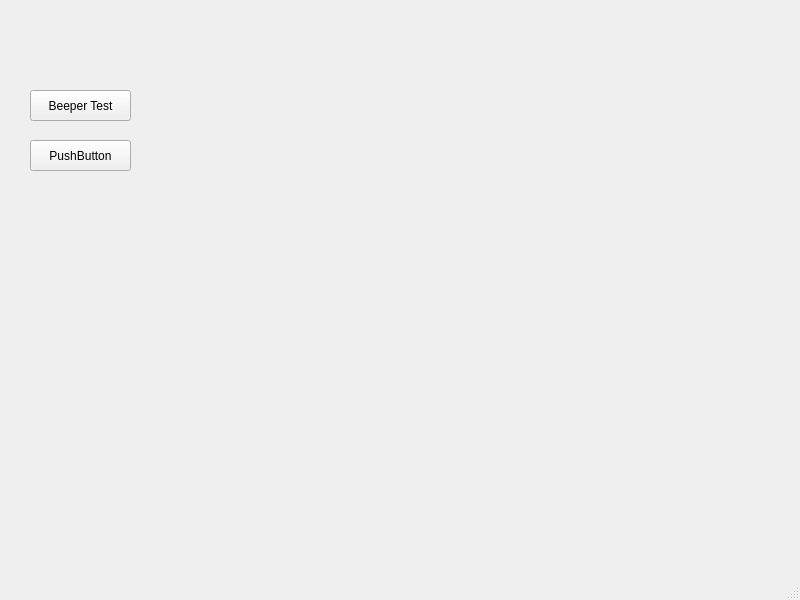
<?xml version="1.0" encoding="UTF-8"?>
<ui version="4.0">
 <class>MainWindow</class>
 <widget class="QMainWindow" name="MainWindow">
  <property name="geometry">
   <rect>
    <x>0</x>
    <y>0</y>
    <width>800</width>
    <height>600</height>
   </rect>
  </property>
  <property name="windowTitle">
   <string>Raspberry Pi hardware testing app</string>
  </property>
  <widget class="QWidget" name="centralwidget">
   <widget class="QPushButton" name="btnBeeperTest">
    <property name="geometry">
     <rect>
      <x>30</x>
      <y>90</y>
      <width>101</width>
      <height>31</height>
     </rect>
    </property>
    <property name="text">
     <string>Beeper Test</string>
    </property>
   </widget>
   <widget class="QPushButton" name="pushButton">
    <property name="geometry">
     <rect>
      <x>30</x>
      <y>140</y>
      <width>101</width>
      <height>31</height>
     </rect>
    </property>
    <property name="text">
     <string>PushButton</string>
    </property>
   </widget>
  </widget>
  <widget class="QMenuBar" name="menubar">
   <property name="geometry">
    <rect>
     <x>0</x>
     <y>0</y>
     <width>800</width>
     <height>27</height>
    </rect>
   </property>
  </widget>
  <widget class="QStatusBar" name="statusbar"/>
 </widget>
 <resources/>
 <connections/>
 <slots>
  <slot>run_beeper_test()</slot>
 </slots>
</ui>
